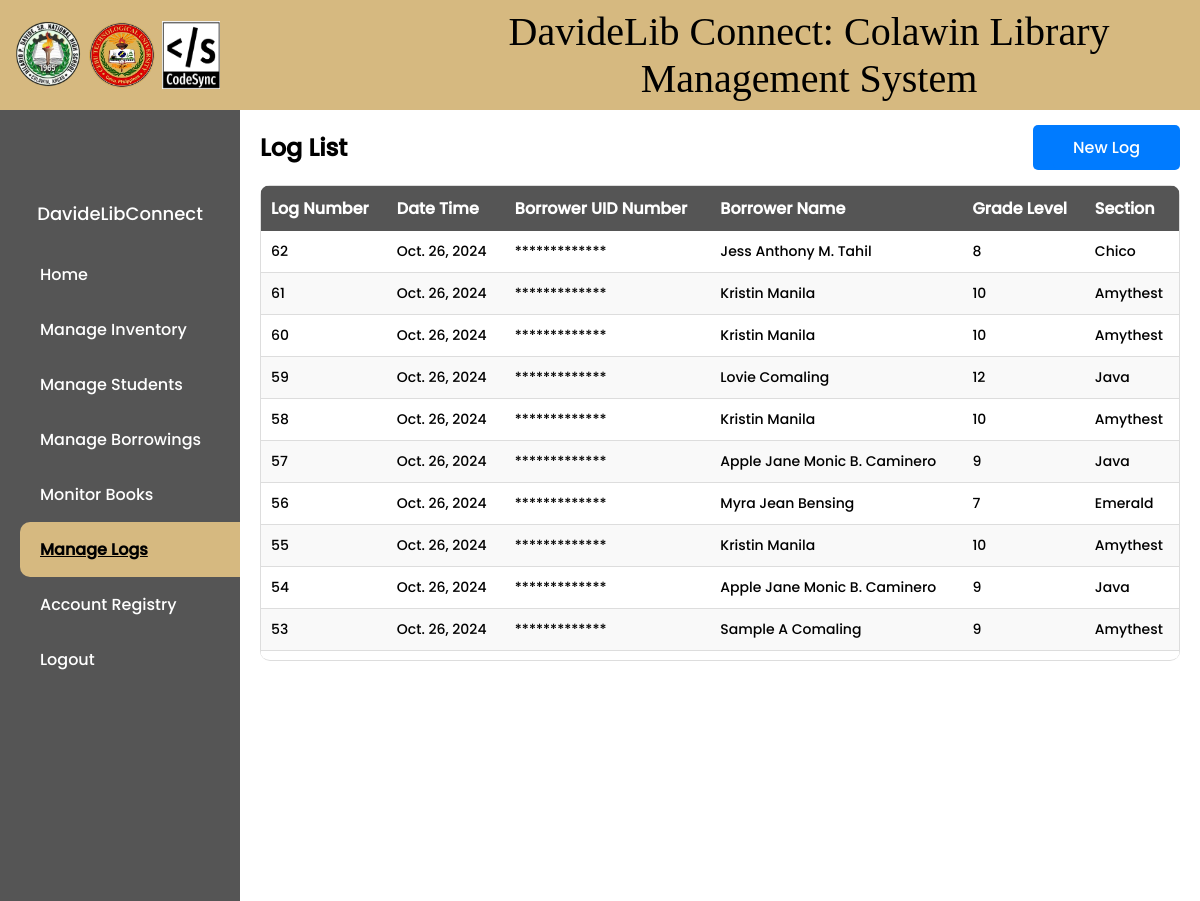
Before: /list/ (signed in, upper part) with the older database file.
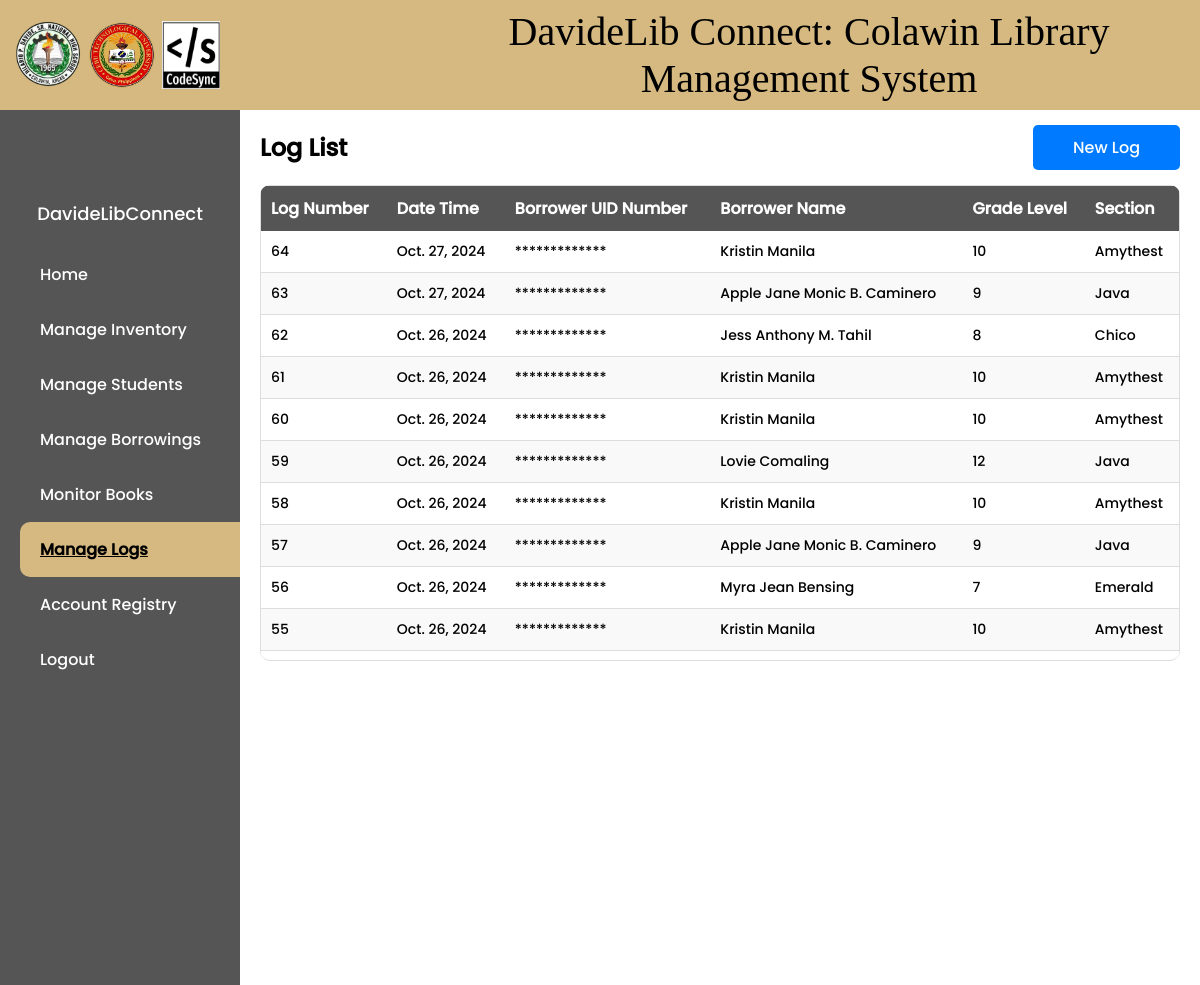
After: the same page with the newer database file.
### library/models.py (models this page shows, shortened)
class CustomUser(AbstractBaseUser, PermissionsMixin):
    HEAD_LIBRARIAN = 'Head Librarian'
    ASSISTANT_LIBRARIAN = 'Assistant Librarian'
    ROLE_CHOICES = (
        ('Head Librarian', 'Head Librarian'),
        ('Assistant Librarian', 'Assistant Librarian'),
    )
    username = models.CharField(max_length=150, unique=True)
    first_name = models.CharField(max_length=30)
    middle_name = models.CharField(max_length=30, blank=True)
    last_name = models.CharField(max_length=30)
    admin_id = models.CharField(max_length=255, unique=True)
    is_staff = models.BooleanField(default=False)
    is_active = models.BooleanField(default=True)
    is_superuser = models.BooleanField(default=False)
    role = models.CharField(max_length=20, choices=ROLE_CHOICES, default='Assistant Librarian')
    objects = CustomUserManager()
    USERNAME_FIELD = 'username'
    REQUIRED_FIELDS = ['first_name', 'last_name', 'admin_id']

class Attendance(models.Model):
    attendance_number = models.AutoField(primary_key=True)
    date_time = models.DateTimeField(auto_now_add=True)
    borrower_uid_number = models.CharField(max_length=20)
    borrower_name = models.CharField(max_length=100)
    grade_level = models.IntegerField(null=True, blank=True)
    section = models.CharField(max_length=100, null=True, blank=True)

### library/views.py (the view)
# urls.py: path('list/', views.attendance_list, name='attendance-list'),
@login_required
def attendance_list(request):
    attendances = Attendance.objects.all().order_by('-date_time')
    return render(request, 'library/attendance_list.html', {'attendances': attendances})

### library/context_processors.py (called while the page is built)
def navbar_context(request):
    username = None
    if request.user.is_authenticated:
        username = request.user.username
    return {'username': username}

### library/templatetags/custom_filters.py (called while the page is built)
@register.filter(name='obfuscate')
def obfuscate(value):
    return '*' * len(value)

### library/templates/library/attendance_list.html (shortened to what this page needs)
{% extends 'main.html' %}
{% load static %}
{% load custom_filters %}
{% block content %}
<!DOCTYPE html>
<html>
<head>
    {% block css %}
    <link rel="stylesheet" type="text/css" href="{% static 'styles/attendance_list.css' %}">
    {% endblock %}
</head>
<body>
    <div class="main-content">
        <div class="head">
            <div class="buttons" style="display: flex; justify-content: space-between; align-items: center;">
                <h2>Log List</h2>
                <div class="add">
                    <a href="{% url 'create-attendance' %}">New Log</a>
                </div>
            </div>
        </div>
    <div class="table-container">
    <table>
        <thead>
            <tr>
                <th>Log Number</th>
                <th>Date Time</th>
                <th>Borrower UID Number</th>
                <th>Borrower Name</th>
                <th>Grade Level</th>
                <th>Section</th>
            </tr>
        </thead>
        <tbody>
            {% for attendance in attendances %}
                <tr>
                    <td>{{ attendance.attendance_number }}</td>
                    <td>{{ attendance.date_time.date }}</td>
                    <td>{{ attendance.borrower_uid_number|obfuscate }}</td>
                    <td>{{ attendance.borrower_name }}</td>
                    <td>{{ attendance.grade_level }}</td>
                    <td>{{ attendance.section }}</td>
                </tr>
            {% endfor %}
        </tbody>
    </table>
</div>
</div>
</body>
</html>
{% endblock %}

### templates/main.html (shortened to what this page needs)
{% load static %}
<!DOCTYPE html>
<html lang="en">
<head>
    <link rel="stylesheet" href="{% static 'styles/main.css' %}">
</head>
<body>
    {% include 'navbar.html' %}
    {% block content %}
    {% endblock %}
</body>
</html>

### templates/navbar.html (shortened to what this page needs)
{% load static %}
{% block content %}
<!DOCTYPE html>
<html lang="en">
<head>
</head>
<body>
    <div class="header">
        <img src="{% static 'images/hpdslogo.png' %}" alt="logo" style="width: 68px; height: 68px; border-radius: 50%; padding-left: 6px; ">
        <img src="{% static 'images/ctu.png' %}" alt="logo" style="width: 68px; height: 68px; border-radius: 50%; padding-left: 6px;">
        <img src="{% static 'images/Codesynlogo.png' %}" alt="logo" style="width: 58px; height: 68px; padding-left: 6px;">
        <p class="title">DavideLib Connect: Colawin Library Management System</p>
    </div>
    <div class="sidebar" >
        <div class="profile" {% if user.role == 'Head Librarian' or user.role == 'Assistant Librarian' %} style="display: contents;" {% else %} style="display: none;" {% endif %}>
            <div class="profile-pic"></div>
            <div class="username">{{ username }}</div>
        </div>
        <ul class="menu" {% if user.role != 'Head Librarian' and user.role != 'Assistant Librarian' %} style="display: none;" {% endif %}>
            <li><a href="{% url 'home' %}" class="{% if request.resolver_match.url_name == 'home' %}active{% endif %}">Home</a></li>
            {% if user.role == 'Head Librarian' %}
                <li><a href="{% url 'book-list' %}" class="{% if request.resolver_match.url_name == 'book-list' %}active{% endif %}">Manage Inventory</a></li>
            {% endif %}
            <li><a href="{% url 'borrower-list' %}" class="{% if request.resolver_match.url_name == 'borrower-list' %}active{% endif %}">Manage Students</a></li>
            <li><a href="{% url 'borrow-slip-list' %}" class="{% if request.resolver_match.url_name == 'borrow-slip-list' %}active{% endif %}">Manage Borrowings</a></li>
            <li><a href="{% url 'monitor-borrowed-books' %}" class="{% if request.resolver_match.url_name == 'monitor-borrowed-books' %}active{% endif %}">Monitor Books</a></li>
            <li><a href="{% url 'attendance-list' %}" class="{% if request.resolver_match.url_name == 'attendance-list' %}active{% endif %}">Manage Logs</a></li>
            {% if user.role == 'Head Librarian' %}
                <li><a href="{% url 'register' %}" class="{% if request.resolver_match.url_name == 'register' %}active{% endif %}">Account Registry</a></li>
            {% endif %}
            <li><a href="#" onclick="confirmLogout()">Logout</a></li>
        </ul>
    </div>
</body>
</html>
{% endblock %}

### static/styles/main.css (style rules this page uses)
body, html { margin: 0; padding: 0; font-family: 'Poppins', sans-serif; }
.header { background-color: #77A681; height: 70px; color: white; text-align: center; padding: 20px; width: 100%; position: fixed; top: 0; left: 0; }
.sidebar { background-color: #555; width: 200px; position: fixed; top: 70px; height: calc(100% - 70px); overflow: auto; padding: 20px; color: white; }

### static/styles/attendance_list.css (style rules this page uses)
.main-content { margin-left: 240px; padding: 20px; margin-top: 90px; }
.table-container { max-height: 475px; overflow-y: auto; border-bottom: 1px solid #ddd; border-radius: 10px; }
.add a { padding: 10px 20px; color: white; text-decoration: none; background-color: #007bff; border-radius: 5px; }
table { width: 100%; border-collapse: collapse; border: 1px solid #ddd; }
th, td { padding: 10px; text-align: left; }
th { background-color: #555555; color: white; position: sticky; top: 0; z-index: 2; }
tbody { font-size: 14px; }
tbody tr:nth-child(even) { background-color: #f9f9f9; border-top: 1px solid #ddd; border-bottom: 1px solid #ddd; }
.add { text-align: center; background-color: #007bff; padding: 10px 20px; border-radius: 5px; }

### templates/navbar.html (style rules this page uses)
body, html { margin: 0; padding: 0; font-family: 'Poppins', sans-serif; }
.header { background-color: #D6B980; height: 70px; color: white; text-align: center; padding: 20px; width: 100%; position: fixed; top: 0; left: 0; z-index: 1000; display: flex; padding-left: 8px; align-items: center; }
.title { font-family: 'Blue'; padding-left: 190px; font-size: 40px; color: black; }
.sidebar { background-color: #555; width: 200px; position: fixed; top: 110px; height: calc(100% - 110px); overflow: auto; padding: 20px; color: white; display: flex; flex-direction: column; align-items: center; overflow-y: auto; overflow-x: hidden; z-index: 100; }
.profile { margin-top: 10px; display: contents; }
.profile-pic { margin-left: 12px; width: 65px; height: 65px; background-image: url('/static/images/user.png'); background-size: cover; background-position: center; border-radius: 50%; margin-bottom: 5px; }
.username { font-size: 18px; }
.menu { list-style: none; padding: 0; width: 100%; margin-top: 20px; }
.menu li { width: 100%; }
.menu li a { display: block; width: 100%; padding: 15px 20px; text-decoration: none; color: #fff; text-align: left; }
.menu li a.active { background-color: #D6B980; color: black; border-radius: 10px; text-decoration: underline; font-weight: bold; }

Changed rows visible on the page:
no longer on this page (row unchanged): Attendance: attendance_number "54", date_time "Oct. 26, 2024", borrower_uid_number|obfuscate "*************", borrower_name "Apple Jane Monic B. Caminero", grade_level "9", section "Java"
no longer on this page (row unchanged): Attendance: attendance_number "53", date_time "Oct. 26, 2024", borrower_uid_number|obfuscate "*************", borrower_name "Sample A Comaling", grade_level "9", section "Amythest"
added Attendance: attendance_number "64", date_time "Oct. 27, 2024", borrower_uid_number|obfuscate "*************", borrower_name "Kristin Manila", grade_level "10", section "Amythest"
added Attendance: attendance_number "63", date_time "Oct. 27, 2024", borrower_uid_number|obfuscate "*************", borrower_name "Apple Jane Monic B. Caminero", grade_level "9", section "Java"
